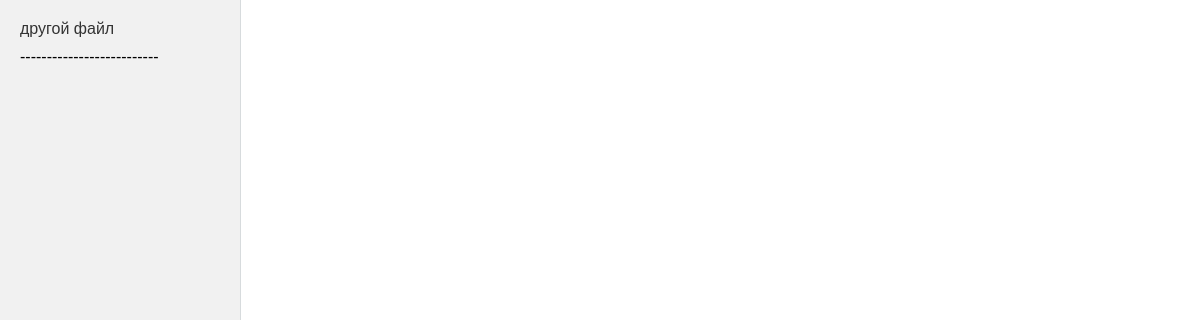
The page /controllerInfo/ on the database as committed earlier.
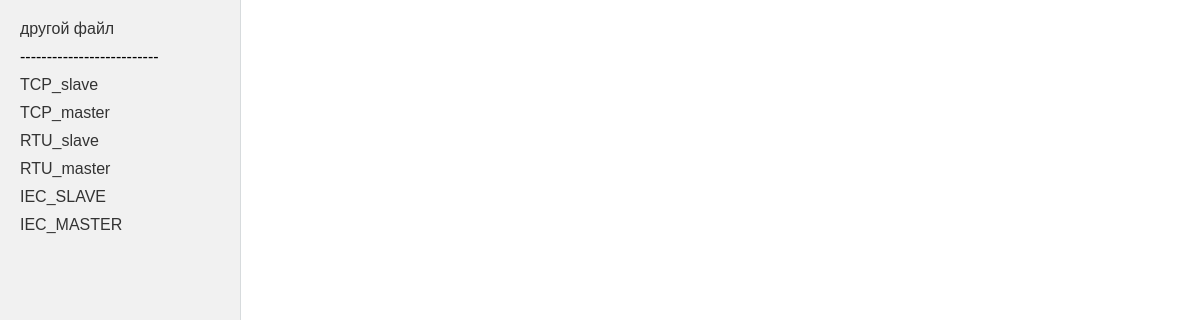
The same page on the database as committed later.
### main/models.py (models this page shows)
class ChoicesMixin:
    TrueFalse_Choice = (
        ('true', 'yes'),
        ('false', 'no')
    )
    Loglevel_Choice = (
        ('Trace', 'Trace'),
        ('Debug', 'Debug'),
        ('Info', 'Info'),
        ('Warn', 'Warn'),
        ('Error', 'Error'),
        ('Off', 'Off')
    )
    Speed_Choice = (
        ('s1200', '1200'),
        ('s2400', '2400'),
        ('s4800', '4800'),
        ('s9600', '9600'),
        ('s19200', '19200'),
        ('s38400', '38400'),
        ('s57600', '57600'),
        ('s115200', '115200')
    )
    Partity_Choice = (
        ('None', 'None'),
        ('Odd', 'Odd'),
        ('Even', 'Even'),
        ('Mark', 'Mark'),
        ('Space', 'Space')
    )
    StopBits_Choice = (
        ('One', 'One'),
        ('One5', 'One5'),
        ('Two', 'Two')
    )
    DataBits_Choice = (
        ('Seven', '7'),
        ('Eight', '8')
    )
    FilterChoice = (
        ('None', 'None'),
        ('Partial', 'Partial'),
        ('Full', 'Full')
    )
    TimeSyncFormatChoice = (
        ('UTC', 'UTC'),
        ('Localtime', 'Localtime')
    )

class ModbusSlaveTCP(ChoicesMixin, models.Model):
    IP = models.CharField(max_length=15)
    Port = models.CharField(max_length=20)
    Clients_Count = models.IntegerField()
    Device_Address = models.IntegerField()
    Autorun = models.CharField(max_length=20, choices=ChoicesMixin.TrueFalse_Choice)
    Name_ID = models.CharField(max_length=255, default='null', null=True)
    Sector = models.CharField(max_length=255, default='null', null=True, blank=True)
    Registers = models.CharField(max_length=255, default='null', null=True, blank=True)
    def __str__(self):
        return "ModbusSlaveTCP"

class ModbusikMasterTCP(ChoicesMixin, models.Model):
    Ip = models.CharField(max_length=15)
    Port = models.CharField(max_length=20)
    Read_timeout = models.CharField(max_length=20)
    Pause = models.CharField(max_length=20)
    Station_Address = models.CharField(max_length=20)
    Reconnect = models.IntegerField()
    NumberOfReconnections = models.IntegerField()
    Allowed_errors = models.IntegerField()
    LogLevel = models.CharField(max_length=20, choices=ChoicesMixin.Loglevel_Choice)
    Autorun = models.CharField(max_length=20, choices=ChoicesMixin.TrueFalse_Choice)
    Name_ID = models.CharField(max_length=255, default='null', null=True)
    Sector = models.CharField(max_length=255, default='null', null=True, blank=True)
    Read_registers = models.CharField(max_length=255, default='null', null=True, blank=True)
    Write_registers = models.CharField(max_length=255, default='null', null=True, blank=True)
    Endpoints = models.CharField(max_length=255, default='null', null=True, blank=True)
    def __str__(self):
        return "ModbusikMasterTCP"

class ModbusSlaveRTU(ChoicesMixin, models.Model):
    Port = models.CharField(max_length=20)
    Address = models.IntegerField()
    Speed = models.CharField(max_length=20, choices=ChoicesMixin.Speed_Choice)
    Parity = models.CharField(max_length=20, choices=ChoicesMixin.Partity_Choice)
    Stop_bits = models.CharField(max_length=20, choices=ChoicesMixin.StopBits_Choice)
    Data_bits = models.CharField(max_length=20, choices=ChoicesMixin.DataBits_Choice)
    Number_of_reconnections = models.IntegerField()
    Write_messages_in_log = models.CharField(max_length=20, choices=ChoicesMixin.TrueFalse_Choice)
    Autorun = models.CharField(max_length=20, choices=ChoicesMixin.TrueFalse_Choice)
    Name_ID = models.CharField(max_length=255, default='null', null=True)
    Sector = models.CharField(max_length=255, default='null', null=True, blank=True)
    Count = models.CharField(max_length=255, blank=True)
    Registers = models.CharField(max_length=255, default='null', null=True, blank=True)
    Registers_type = models.CharField(max_length=255, default='null', null=True, blank=True)
    def __str__(self):
        return "ModbusSlaveRTU"

class ModbusikMasterRTU(ChoicesMixin, models.Model):
    Port = models.CharField(max_length=20)
    Speed = models.CharField(max_length=20, choices=ChoicesMixin.Speed_Choice)
    Parity = models.CharField(max_length=20, choices=ChoicesMixin.Partity_Choice)
    Stop_bits = models.CharField(max_length=20, choices=ChoicesMixin.StopBits_Choice)
    Data_bits = models.CharField(max_length=20, choices=ChoicesMixin.DataBits_Choice)
    Number_of_retries = models.IntegerField()
    Read_timeout = models.IntegerField()
    Pause = models.IntegerField()
    Station_Address = models.IntegerField()
    Reconnect = models.IntegerField()
    Allowed_errors = models.IntegerField()
    LogLevel = models.CharField(max_length=20, choices=ChoicesMixin.Loglevel_Choice)
    Autorun = models.CharField(max_length=20, choices=ChoicesMixin.TrueFalse_Choice)
    Name_ID = models.CharField(max_length=255, default='null', null=True)
    Sector = models.CharField(max_length=255, default='null', null=True, blank=True)
    Registers_Type = models.CharField(max_length=255, default='null', null=True, blank=True)
    Start = models.CharField(max_length=255, default='null', null=True, blank=True)
    Data_Type = models.CharField(max_length=255, default='null', null=True, blank=True)
    Count = models.CharField(max_length=255, default='null', null=True, blank=True)
    Bytes_Order = models.CharField(max_length=255, default='null', null=True, blank=True)
    Period = models.CharField(max_length=255, default='null', null=True, blank=True)
    Filter = models.CharField(max_length=255, default='null', null=True, blank=True)
    Name = models.CharField(max_length=255, default='null', null=True, blank=True)
    Composition = models.CharField(max_length=255, default='null', null=True, blank=True)
    Control = models.CharField(max_length=255, default='null', null=True, blank=True)
    Read_registers = models.CharField(max_length=255, default='null', null=True, blank=True)
    Write_registers = models.CharField(max_length=255, default='null', null=True, blank=True)
    def __str__(self):
        return "ModbusikMasterRTU"

class IEC_60870_5_104_Slave(ChoicesMixin, models.Model):
    Port = models.CharField(max_length=20)
    AnswerTimeout = models.IntegerField()
    InfoTimeout = models.IntegerField()
    Downtime = models.IntegerField()
    W = models.IntegerField()
    K = models.IntegerField()
    MaxConnectionCount = models.IntegerField()
    QueueSize = models.IntegerField()
    Filter = models.CharField(max_length=20, choices=ChoicesMixin.FilterChoice)
    LogLevel = models.CharField(max_length=20, choices=ChoicesMixin.Loglevel_Choice)
    Autorun = models.CharField(max_length=20, choices=ChoicesMixin.TrueFalse_Choice)
    Name_ID = models.CharField(max_length=255, default='null', null=True)
    Sector = models.CharField(max_length=255, default='null', null=True, blank=True)
    Name = models.CharField(max_length=255, blank=True)
    ASDU = models.IntegerField(null=True, blank=True)
    Address = models.IntegerField(null=True, blank=True)
    Count = models.IntegerField(null=True, blank=True)
    Type = models.CharField(max_length=255, blank=True)
    Groups = models.CharField(max_length=255, blank=True)
    Cause_of_transmission = models.CharField(max_length=255, blank=True)
    IOA = models.IntegerField(null=True, blank=True)
    Range = models.IntegerField(null=True, blank=True)
    Type_send = models.CharField(max_length=255, blank=True)
    Description = models.CharField(max_length=255, default='null', null=True, blank=True)
    Data = models.CharField(max_length=255, default='null', null=True, blank=True)
    Command = models.CharField(max_length=255, default='null', null=True, blank=True)
    Files = models.CharField(max_length=255, default='null', null=True, blank=True)
    def __str__(self):
        return "IEC_60870_5_104_Slave"

class IEC_60870_5_104_Master(ChoicesMixin, models.Model):
    IP = models.CharField(max_length=15)
    Port = models.CharField(max_length=20)
    Reconnect = models.IntegerField()
    T1 = models.IntegerField()
    T2 = models.IntegerField()
    T3 = models.IntegerField()
    W = models.IntegerField()
    K = models.IntegerField()
    TimeSync = models.CharField(max_length=20, choices=ChoicesMixin.TrueFalse_Choice)
    TimeSyncFormat = models.CharField(max_length=20, choices=ChoicesMixin.TimeSyncFormatChoice)
    TimeShift = models.IntegerField()
    Filter = models.CharField(max_length=20, choices=ChoicesMixin.FilterChoice)
    NumberOfReconnections = models.IntegerField()
    SplitIntoParts = models.CharField(max_length=20, choices=ChoicesMixin.TrueFalse_Choice)
    LogLevel = models.CharField(max_length=20, choices=ChoicesMixin.Loglevel_Choice)
    Autorun = models.CharField(max_length=20, choices=ChoicesMixin.TrueFalse_Choice)
    Name_ID = models.CharField(max_length=255, default='null', null=True)
    Sector = models.CharField(max_length=255, default='null', null=True, blank=True)
    Data = models.CharField(max_length=255, default='null', null=True, blank=True)
    Command = models.CharField(max_length=255, default='null', null=True, blank=True)
    Files = models.CharField(max_length=255, default='null', null=True, blank=True)
    Endpoints = models.CharField(max_length=255, default='null', null=True, blank=True)
    Interrogation_periods = models.CharField(max_length=255, default='null', null=True, blank=True)
    def __str__(self):
        return "IEC_60870_5_104_Master"

### main/views.py (the view)
# urls.py: path('controllerInfo/', viewBlocks, name="blockview"),    # http://127.0.0.1:8000/main/controllerInfo   # path('controllerInfo/<str:nameModel>/', edit_my_model, name='edit_my_model'),
def viewBlocks(request):
    object_list = [ModbusSlaveTCP.objects.all(), ModbusikMasterTCP.objects.all(),
                   ModbusSlaveRTU.objects.all(), ModbusikMasterRTU.objects.all(),
                   IEC_60870_5_104_Slave.objects.all(), IEC_60870_5_104_Master.objects.all()]
    listInfo = request.session.get('mypath')
    nameModel = request.GET.get('item')
    name_id = request.GET.get('Name_ID')
    model_form_mapping = {
        "IEC_60870_5_104_Master": (IEC_Master_Form, IEC_60870_5_104_Master),
        "IEC_60870_5_104_Slave": (IEC_Slave_Form, IEC_60870_5_104_Slave),
        "ModbusikMasterRTU": (ModbusikMasterRTU_Form, ModbusikMasterRTU),
        "ModbusSlaveRTU": (ModbusSlaveRTU_Form, ModbusSlaveRTU),
        "ModbusikMasterTCP": (ModbusikMasterTCP_Form, ModbusikMasterTCP),
        "ModbusSlaveTCP": (ModbusSlaveTCP_Form, ModbusSlaveTCP),
    }
    if nameModel in model_form_mapping:
        form_class, model_class = model_form_mapping[nameModel]
        current_model = model_class.objects.get(Name_ID=name_id)
        if request.method == "POST":
            form = form_class(request.POST, instance=current_model)
            try:
                '''Сохранение данных в GACK'''
                form.save()
                '''Создание промежуточной папки'''
                listInfo1 = listInfo.replace('\\', '/')
                l_arr = listInfo1.split('/')
                l_arr.pop()
                l_arr[0] += '\\'
                temp_dir = tempfile.TemporaryDirectory()
                folder_path = temp_dir.name
                fantasy_zip = zipfile.ZipFile(listInfo)
                fantasy_zip.extractall(folder_path)
                fantasy_zip.close()
                '''Изменение промежуточного xml-файла'''
                path = os.path.join(folder_path, 'xsystem.xml')
                write_GACSECTOR(path)
                messages.success(request, 'данные изменены!')
                hash_file_path = os.path.join(folder_path, "hash.txt")
                if os.path.exists(hash_file_path):
                    os.remove(hash_file_path)
                '''Сохранение в gack'''
                zip_path = listInfo  # путь к архиву, который нужно создать
                zipf = zipfile.ZipFile(zip_path, 'w', zipfile.ZIP_DEFLATED)
                for root, dirs, files in os.walk(folder_path):
                    for file in files:
                        file_path = os.path.join(root, file)
                        zipf.write(file_path, os.path.relpath(file_path, folder_path))
                zipf.close()
                temp_dir.cleanup()
            except Exception as e:
                print(e)
                form.add_error(None, 'ошибка сохранения')
        else:
            form = form_class(instance=current_model)
    else:
        form = None
    context = {
        "object_list": object_list,
        "form": form,
        "nameModel": nameModel,
        "name_id": name_id
    }
    return render(request, "main/mainpage.html", context)

### main/templates/main/mainpage.html (shortened to what this page needs)
{% load static %}
<!DOCTYPE html>
<html>
    <head>
        <link type="text/css" href="{% static 'css/style.css' %}" rel="stylesheet" />
    </head>
    <body>
    <div class="sidebar">
        <ul>
            <li><a href="/">другой файл</a></li>
            <li>--------------------------</li>
            {% for obj in object_list %}
                {% for item in obj %}
                    <li><a href="{% url 'blockview' %}?item={{ item }}&Name_ID={{ item.Name_ID|urlencode }}">
                        {{ item.Name_ID }}
                    </a></li>
                {% endfor %}
            {% endfor %}
        </ul>
    </div>
    <div class="content">
    </div>
    </body>
</html>

### main/static/css/style.css (style rules this page uses)
html, body { font-family: 'Arial'; margin: 0; padding: 0; height: 100%; width: 100%; }
li { list-style-type: none; }
.sidebar { display: flex; flex-direction: column; justify-content: space-between; height: 100vh; width: 200px; border-right: 1px solid #D7DBDD; background-color: #f1f1f1; padding: 20px; float: left; }
.sidebar ul { list-style-type: none; padding: 0; margin: 0; }
.sidebar li { margin-bottom: 10px; }
.sidebar a { text-decoration: none; color: #333; }
.content { display: flex; flex-direction: column; padding: 20px; float: left; }

Rows that differ between the two databases and show on the page:
added ModbusSlaveTCP: Name_ID "TCP_slave"
added ModbusikMasterTCP: Name_ID "TCP_master"
added ModbusSlaveRTU: Name_ID "RTU_slave"
added ModbusikMasterRTU: Name_ID "RTU_master"
added IEC_60870_5_104_Slave: Name_ID "IEC_SLAVE"
added IEC_60870_5_104_Master: Name_ID "IEC_MASTER"
